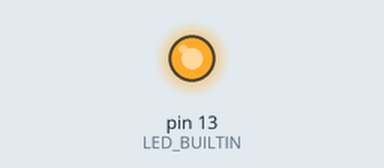
This sketch was run on a simulated Arduino Uno, built with avr-gcc and run on an emulated ATmega328P. Shown: output pins drawn as LEDs (lit = HIGH).

Above: at 0.1 s.
At 1.1 s:
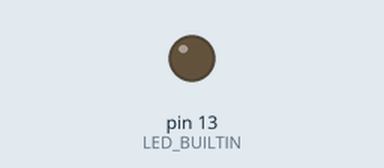
Timing chart, 0 to 2.6 s (numbered marks = the images above):
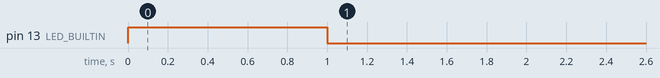

The sketch:

Lab_2_1.ino
```cpp
void setup() {
  // put your setup code here, to run once:
  pinMode(LED_BUILTIN, OUTPUT);
  digitalWrite(LED_BUILTIN,HIGH);
  delay(1000);
  digitalWrite(LED_BUILTIN,LOW);
}

void loop() {
  // put your main code here, to run repeatedly:
}
```
